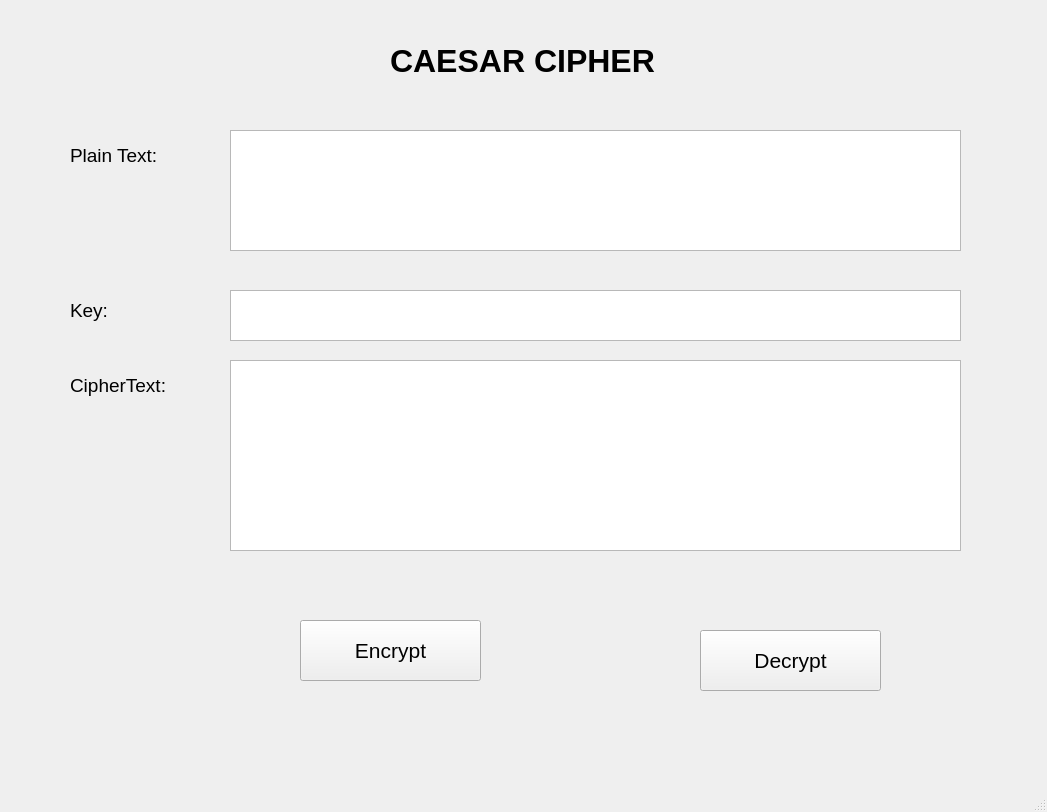
<?xml version="1.0" encoding="UTF-8"?>
<ui version="4.0">
 <class>MainWindow</class>
 <widget class="QMainWindow" name="MainWindow">
  <property name="geometry">
   <rect>
    <x>0</x>
    <y>0</y>
    <width>1047</width>
    <height>812</height>
   </rect>
  </property>
  <property name="windowTitle">
   <string>MainWindow</string>
  </property>
  <widget class="QWidget" name="centralwidget">
   <widget class="QLabel" name="lbl_tittle">
    <property name="geometry">
     <rect>
      <x>390</x>
      <y>10</y>
      <width>331</width>
      <height>101</height>
     </rect>
    </property>
    <property name="font">
     <font>
      <pointsize>24</pointsize>
      <weight>75</weight>
      <bold>true</bold>
     </font>
    </property>
    <property name="text">
     <string>CAESAR CIPHER</string>
    </property>
   </widget>
   <widget class="QTextEdit" name="txt_plaintext">
    <property name="geometry">
     <rect>
      <x>230</x>
      <y>130</y>
      <width>731</width>
      <height>121</height>
     </rect>
    </property>
   </widget>
   <widget class="QTextEdit" name="txt_key">
    <property name="geometry">
     <rect>
      <x>230</x>
      <y>290</y>
      <width>731</width>
      <height>51</height>
     </rect>
    </property>
   </widget>
   <widget class="QTextEdit" name="txt_ciphertext">
    <property name="geometry">
     <rect>
      <x>230</x>
      <y>360</y>
      <width>731</width>
      <height>191</height>
     </rect>
    </property>
   </widget>
   <widget class="QLabel" name="label">
    <property name="geometry">
     <rect>
      <x>70</x>
      <y>140</y>
      <width>101</width>
      <height>31</height>
     </rect>
    </property>
    <property name="font">
     <font>
      <pointsize>14</pointsize>
     </font>
    </property>
    <property name="text">
     <string>Plain Text: </string>
    </property>
   </widget>
   <widget class="QLabel" name="label_2">
    <property name="geometry">
     <rect>
      <x>70</x>
      <y>290</y>
      <width>55</width>
      <height>41</height>
     </rect>
    </property>
    <property name="font">
     <font>
      <pointsize>14</pointsize>
     </font>
    </property>
    <property name="text">
     <string>Key: </string>
    </property>
   </widget>
   <widget class="QLabel" name="label_3">
    <property name="geometry">
     <rect>
      <x>70</x>
      <y>370</y>
      <width>111</width>
      <height>31</height>
     </rect>
    </property>
    <property name="font">
     <font>
      <pointsize>14</pointsize>
     </font>
    </property>
    <property name="text">
     <string>CipherText:</string>
    </property>
   </widget>
   <widget class="QPushButton" name="btn_en">
    <property name="geometry">
     <rect>
      <x>300</x>
      <y>620</y>
      <width>181</width>
      <height>61</height>
     </rect>
    </property>
    <property name="font">
     <font>
      <pointsize>16</pointsize>
     </font>
    </property>
    <property name="text">
     <string>Encrypt</string>
    </property>
   </widget>
   <widget class="QPushButton" name="btn_de">
    <property name="geometry">
     <rect>
      <x>700</x>
      <y>630</y>
      <width>181</width>
      <height>61</height>
     </rect>
    </property>
    <property name="font">
     <font>
      <pointsize>16</pointsize>
     </font>
    </property>
    <property name="text">
     <string>Decrypt</string>
    </property>
   </widget>
  </widget>
  <widget class="QMenuBar" name="menubar">
   <property name="geometry">
    <rect>
     <x>0</x>
     <y>0</y>
     <width>1047</width>
     <height>26</height>
    </rect>
   </property>
  </widget>
  <widget class="QStatusBar" name="statusbar"/>
 </widget>
 <resources/>
 <connections/>
</ui>
